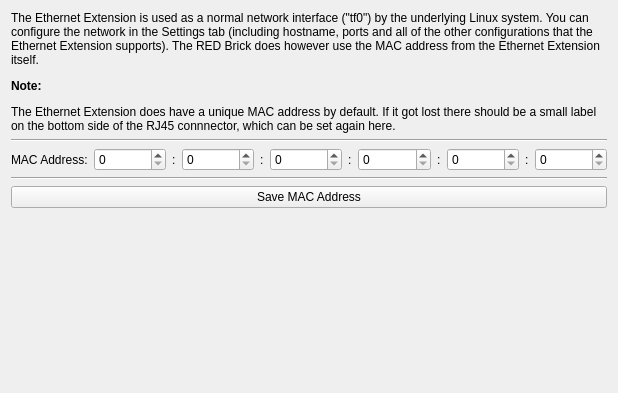
<?xml version="1.0" encoding="UTF-8"?>
<ui version="4.0">
 <class>Ethernet</class>
 <widget class="QWidget" name="Ethernet">
  <property name="geometry">
   <rect>
    <x>0</x>
    <y>0</y>
    <width>618</width>
    <height>393</height>
   </rect>
  </property>
  <property name="windowTitle">
   <string>Form</string>
  </property>
  <layout class="QVBoxLayout" name="verticalLayout_2">
   <item>
    <layout class="QVBoxLayout" name="verticalLayout">
     <item>
      <widget class="QLabel" name="label">
       <property name="text">
        <string>&lt;html&gt;&lt;body&gt;&lt;p&gt;The Ethernet Extension is used as a normal network interface (&amp;quot;tf0&amp;quot;) by the underlying Linux system. You can configure the network in the Settings tab (including hostname, ports and all of the other configurations that the Ethernet Extension supports). The RED Brick does however use the MAC address from the Ethernet Extension itself.&lt;/p&gt;&lt;p&gt;&lt;b&gt;Note:&lt;/b&gt;&lt;/p&gt;&lt;p&gt;The Ethernet Extension does have a unique MAC address by default. If it got lost there should be a small label on the bottom side of the RJ45 connnector, which can be set again here.&lt;/p&gt;&lt;/body&gt;&lt;/html&gt;</string>
       </property>
       <property name="wordWrap">
        <bool>true</bool>
       </property>
      </widget>
     </item>
     <item>
      <widget class="Line" name="line_2">
       <property name="orientation">
        <enum>Qt::Horizontal</enum>
       </property>
      </widget>
     </item>
     <item>
      <layout class="QHBoxLayout" name="mac_layout">
       <item>
        <widget class="QLabel" name="label_2">
         <property name="text">
          <string>MAC Address:</string>
         </property>
         <property name="buddy">
          <cstring>ethernet_mac6</cstring>
         </property>
        </widget>
       </item>
       <item>
        <widget class="SpinBoxHex" name="ethernet_mac6">
         <property name="sizePolicy">
          <sizepolicy hsizetype="Minimum" vsizetype="Fixed">
           <horstretch>1</horstretch>
           <verstretch>0</verstretch>
          </sizepolicy>
         </property>
         <property name="maximum">
          <number>255</number>
         </property>
        </widget>
       </item>
       <item>
        <widget class="QLabel" name="label_3">
         <property name="text">
          <string>:</string>
         </property>
        </widget>
       </item>
       <item>
        <widget class="SpinBoxHex" name="ethernet_mac5">
         <property name="sizePolicy">
          <sizepolicy hsizetype="Minimum" vsizetype="Fixed">
           <horstretch>1</horstretch>
           <verstretch>0</verstretch>
          </sizepolicy>
         </property>
         <property name="maximum">
          <number>255</number>
         </property>
        </widget>
       </item>
       <item>
        <widget class="QLabel" name="label_4">
         <property name="text">
          <string>:</string>
         </property>
        </widget>
       </item>
       <item>
        <widget class="SpinBoxHex" name="ethernet_mac4">
         <property name="sizePolicy">
          <sizepolicy hsizetype="Minimum" vsizetype="Fixed">
           <horstretch>1</horstretch>
           <verstretch>0</verstretch>
          </sizepolicy>
         </property>
         <property name="maximum">
          <number>255</number>
         </property>
        </widget>
       </item>
       <item>
        <widget class="QLabel" name="label_5">
         <property name="text">
          <string>:</string>
         </property>
        </widget>
       </item>
       <item>
        <widget class="SpinBoxHex" name="ethernet_mac3">
         <property name="sizePolicy">
          <sizepolicy hsizetype="Minimum" vsizetype="Fixed">
           <horstretch>1</horstretch>
           <verstretch>0</verstretch>
          </sizepolicy>
         </property>
         <property name="maximum">
          <number>255</number>
         </property>
        </widget>
       </item>
       <item>
        <widget class="QLabel" name="label_6">
         <property name="text">
          <string>:</string>
         </property>
        </widget>
       </item>
       <item>
        <widget class="SpinBoxHex" name="ethernet_mac2">
         <property name="sizePolicy">
          <sizepolicy hsizetype="Minimum" vsizetype="Fixed">
           <horstretch>1</horstretch>
           <verstretch>0</verstretch>
          </sizepolicy>
         </property>
         <property name="maximum">
          <number>255</number>
         </property>
        </widget>
       </item>
       <item>
        <widget class="QLabel" name="label_7">
         <property name="text">
          <string>:</string>
         </property>
        </widget>
       </item>
       <item>
        <widget class="SpinBoxHex" name="ethernet_mac1">
         <property name="sizePolicy">
          <sizepolicy hsizetype="Minimum" vsizetype="Fixed">
           <horstretch>1</horstretch>
           <verstretch>0</verstretch>
          </sizepolicy>
         </property>
         <property name="maximum">
          <number>255</number>
         </property>
        </widget>
       </item>
      </layout>
     </item>
     <item>
      <widget class="Line" name="line">
       <property name="orientation">
        <enum>Qt::Horizontal</enum>
       </property>
      </widget>
     </item>
     <item>
      <widget class="QPushButton" name="ethernet_save">
       <property name="text">
        <string>Save MAC Address</string>
       </property>
      </widget>
     </item>
    </layout>
   </item>
   <item>
    <spacer name="verticalSpacer">
     <property name="orientation">
      <enum>Qt::Vertical</enum>
     </property>
     <property name="sizeHint" stdset="0">
      <size>
       <width>268</width>
       <height>118</height>
      </size>
     </property>
    </spacer>
   </item>
  </layout>
 </widget>
 <customwidgets>
  <customwidget>
   <class>SpinBoxHex</class>
   <extends>QSpinBox</extends>
   <header location="global">brickv.plugin_system.plugins.master.spin_box_hex</header>
  </customwidget>
 </customwidgets>
 <tabstops>
  <tabstop>ethernet_mac6</tabstop>
  <tabstop>ethernet_mac5</tabstop>
  <tabstop>ethernet_mac4</tabstop>
  <tabstop>ethernet_mac3</tabstop>
  <tabstop>ethernet_mac2</tabstop>
  <tabstop>ethernet_mac1</tabstop>
  <tabstop>ethernet_save</tabstop>
 </tabstops>
 <resources/>
 <connections/>
</ui>
